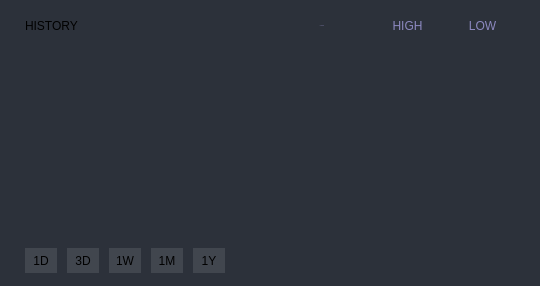
                     <widget class="QFrame" name="homeHistoFrame">
                      <property name="styleSheet">
                       <string notr="true">background: #2C313A;
border-radius: 10px;</string>
                      </property>
                      <property name="frameShape">
                       <enum>QFrame::NoFrame</enum>
                      </property>
                      <property name="frameShadow">
                       <enum>QFrame::Raised</enum>
                      </property>
                      <layout class="QVBoxLayout" name="verticalLayout_58">
                       <property name="spacing">
                        <number>5</number>
                       </property>
                       <property name="leftMargin">
                        <number>15</number>
                       </property>
                       <property name="topMargin">
                        <number>13</number>
                       </property>
                       <property name="rightMargin">
                        <number>15</number>
                       </property>
                       <property name="bottomMargin">
                        <number>13</number>
                       </property>
                       <item>
                        <widget class="QFrame" name="frame_81">
                         <layout class="QHBoxLayout" name="horizontalLayout_40">
                          <property name="spacing">
                           <number>0</number>
                          </property>
                          <property name="leftMargin">
                           <number>10</number>
                          </property>
                          <property name="topMargin">
                           <number>0</number>
                          </property>
                          <property name="rightMargin">
                           <number>10</number>
                          </property>
                          <property name="bottomMargin">
                           <number>0</number>
                          </property>
                          <item alignment="Qt::AlignLeft">
                           <widget class="QFrame" name="frame_82">
                            <property name="frameShape">
                             <enum>QFrame::NoFrame</enum>
                            </property>
                            <property name="frameShadow">
                             <enum>QFrame::Raised</enum>
                            </property>
                            <layout class="QVBoxLayout" name="verticalLayout_56">
                             <property name="spacing">
                              <number>0</number>
                             </property>
                             <property name="leftMargin">
                              <number>0</number>
                             </property>
                             <property name="topMargin">
                              <number>0</number>
                             </property>
                             <property name="rightMargin">
                              <number>0</number>
                             </property>
                             <property name="bottomMargin">
                              <number>0</number>
                             </property>
                             <item>
                              <widget class="QLabel" name="label_53">
                               <property name="styleSheet">
                                <string notr="true">font: 15px &quot;Segoe UI BOLD&quot;;</string>
                               </property>
                               <property name="text">
                                <string>HISTORY</string>
                               </property>
                              </widget>
                             </item>
                            </layout>
                           </widget>
                          </item>
                          <item alignment="Qt::AlignRight">
                           <widget class="QFrame" name="home_histoPriceButtons">
                            <property name="styleSheet">
                             <string notr="true">* {
	border-radius: 12px; 
	border-color: #2C313A;
	color: #8C88BF;
	font: 13px &quot;Segoe UI BOLD&quot;;
}

*:hover {
	border-color: 'white';
}

*:focus {
	background: 'white';
	border-color: 'white';
}</string>
                            </property>
                            <property name="frameShape">
                             <enum>QFrame::NoFrame</enum>
                            </property>
                            <property name="frameShadow">
                             <enum>QFrame::Raised</enum>
                            </property>
                            <layout class="QHBoxLayout" name="horizontalLayout_41">
                             <property name="spacing">
                              <number>10</number>
                             </property>
                             <property name="leftMargin">
                              <number>0</number>
                             </property>
                             <property name="topMargin">
                              <number>0</number>
                             </property>
                             <property name="rightMargin">
                              <number>0</number>
                             </property>
                             <property name="bottomMargin">
                              <number>0</number>
                             </property>
                             <item>
                              <widget class="QPushButton" name="btn_homeHistoClosing">
                               <property name="minimumSize">
                                <size>
                                 <width>86</width>
                                 <height>25</height>
                                </size>
                               </property>
                               <property name="font">
                                <font>
                                 <family>Segoe UI BOLD</family>
                                 <pointsize>-1</pointsize>
                                 <weight>50</weight>
                                 <italic>false</italic>
                                 <bold>false</bold>
                                </font>
                               </property>
                               <property name="styleSheet">
                                <string notr="true"/>
                               </property>
                               <property name="text">
                                <string>CLOSING</string>
                               </property>
                              </widget>
                             </item>
                             <item>
                              <widget class="QPushButton" name="btn_homeHistoHigh">
                               <property name="minimumSize">
                                <size>
                                 <width>65</width>
                                 <height>25</height>
                                </size>
                               </property>
                               <property name="styleSheet">
                                <string notr="true"/>
                               </property>
                               <property name="text">
                                <string>HIGH</string>
                               </property>
                              </widget>
                             </item>
                             <item>
                              <widget class="QPushButton" name="btn_homeHistoLow">
                               <property name="minimumSize">
                                <size>
                                 <width>65</width>
                                 <height>25</height>
                                </size>
                               </property>
                               <property name="styleSheet">
                                <string notr="true"/>
                               </property>
                               <property name="text">
                                <string>LOW</string>
                               </property>
                              </widget>
                             </item>
                            </layout>
                           </widget>
                          </item>
                         </layout>
                        </widget>
                       </item>
                       <item>
                        <widget class="QFrame" name="home_histoGraphFrame">
                         <property name="minimumSize">
                          <size>
                           <width>510</width>
                           <height>200</height>
                          </size>
                         </property>
                         <property name="maximumSize">
                          <size>
                           <width>16777215</width>
                           <height>16777215</height>
                          </size>
                         </property>
                         <property name="frameShape">
                          <enum>QFrame::NoFrame</enum>
                         </property>
                         <property name="frameShadow">
                          <enum>QFrame::Raised</enum>
                         </property>
                         <layout class="QVBoxLayout" name="verticalLayout_57">
                          <property name="spacing">
                           <number>0</number>
                          </property>
                          <property name="leftMargin">
                           <number>0</number>
                          </property>
                          <property name="topMargin">
                           <number>0</number>
                          </property>
                          <property name="rightMargin">
                           <number>0</number>
                          </property>
                          <property name="bottomMargin">
                           <number>0</number>
                          </property>
                          <item>
                           <widget class="PlotWidget" name="home_histoGraph">
                            <property name="frameShape">
                             <enum>QFrame::NoFrame</enum>
                            </property>
                           </widget>
                          </item>
                         </layout>
                        </widget>
                       </item>
                       <item alignment="Qt::AlignLeft">
                        <widget class="QFrame" name="home_histoDayButtons">
                         <property name="styleSheet">
                          <string notr="true">* {
	border-radius: 0;
	border: 0;
	color: 'white';
	font: 13px &quot;Segoe UI BOLD&quot;;
	width: 32px;
	height: 25px;
}

QPushButton {
	background-color: #41464E;
}

QPushButton:hover {
	background: #8C88BF;
}

QPushButton:focus {
	background: #8C88BF;
}

/* /////////////////////////////////////////////////////////////////////////////////////////////////
Tooltip */
QToolTip {
	color: #ffffff;
	background-color: rgba(33, 37, 43, 180);
	border: 1px solid rgb(44, 49, 58);
	background-image: none;
	background-position: left center;
    background-repeat: no-repeat;
	border: none;
	border-left: 2px solid #259CA5;
	text-align: left;
	padding-left: 8px;
	margin: 0px;
	font: 10pt &quot;Segoe UI&quot;;
}</string>
                         </property>
                         <property name="frameShape">
                          <enum>QFrame::NoFrame</enum>
                         </property>
                         <property name="frameShadow">
                          <enum>QFrame::Raised</enum>
                         </property>
                         <layout class="QHBoxLayout" name="horizontalLayout_39">
                          <property name="spacing">
                           <number>10</number>
                          </property>
                          <property name="leftMargin">
                           <number>10</number>
                          </property>
                          <property name="topMargin">
                           <number>0</number>
                          </property>
                          <property name="rightMargin">
                           <number>0</number>
                          </property>
                          <property name="bottomMargin">
                           <number>0</number>
                          </property>
                          <item>
                           <widget class="QPushButton" name="btn_home1d">
                            <property name="toolTip">
                             <string>1 Day</string>
                            </property>
                            <property name="styleSheet">
                             <string notr="true"/>
                            </property>
                            <property name="text">
                             <string>1D</string>
                            </property>
                           </widget>
                          </item>
                          <item>
                           <widget class="QPushButton" name="btn_home3d">
                            <property name="toolTip">
                             <string>3 Days</string>
                            </property>
                            <property name="styleSheet">
                             <string notr="true"/>
                            </property>
                            <property name="text">
                             <string>3D</string>
                            </property>
                           </widget>
                          </item>
                          <item>
                           <widget class="QPushButton" name="btn_home1w">
                            <property name="toolTip">
                             <string>1 Week</string>
                            </property>
                            <property name="styleSheet">
                             <string notr="true"/>
                            </property>
                            <property name="text">
                             <string>1W</string>
                            </property>
                           </widget>
                          </item>
                          <item>
                           <widget class="QPushButton" name="btn_home1m">
                            <property name="toolTip">
                             <string>1 Month</string>
                            </property>
                            <property name="styleSheet">
                             <string notr="true"/>
                            </property>
                            <property name="text">
                             <string>1M</string>
                            </property>
                           </widget>
                          </item>
                          <item>
                           <widget class="QPushButton" name="btn_home1y">
                            <property name="toolTip">
                             <string>1 Year</string>
                            </property>
                            <property name="styleSheet">
                             <string notr="true"/>
                            </property>
                            <property name="text">
                             <string>1Y</string>
                            </property>
                           </widget>
                          </item>
                         </layout>
                        </widget>
                       </item>
                      </layout>
                     </widget>
